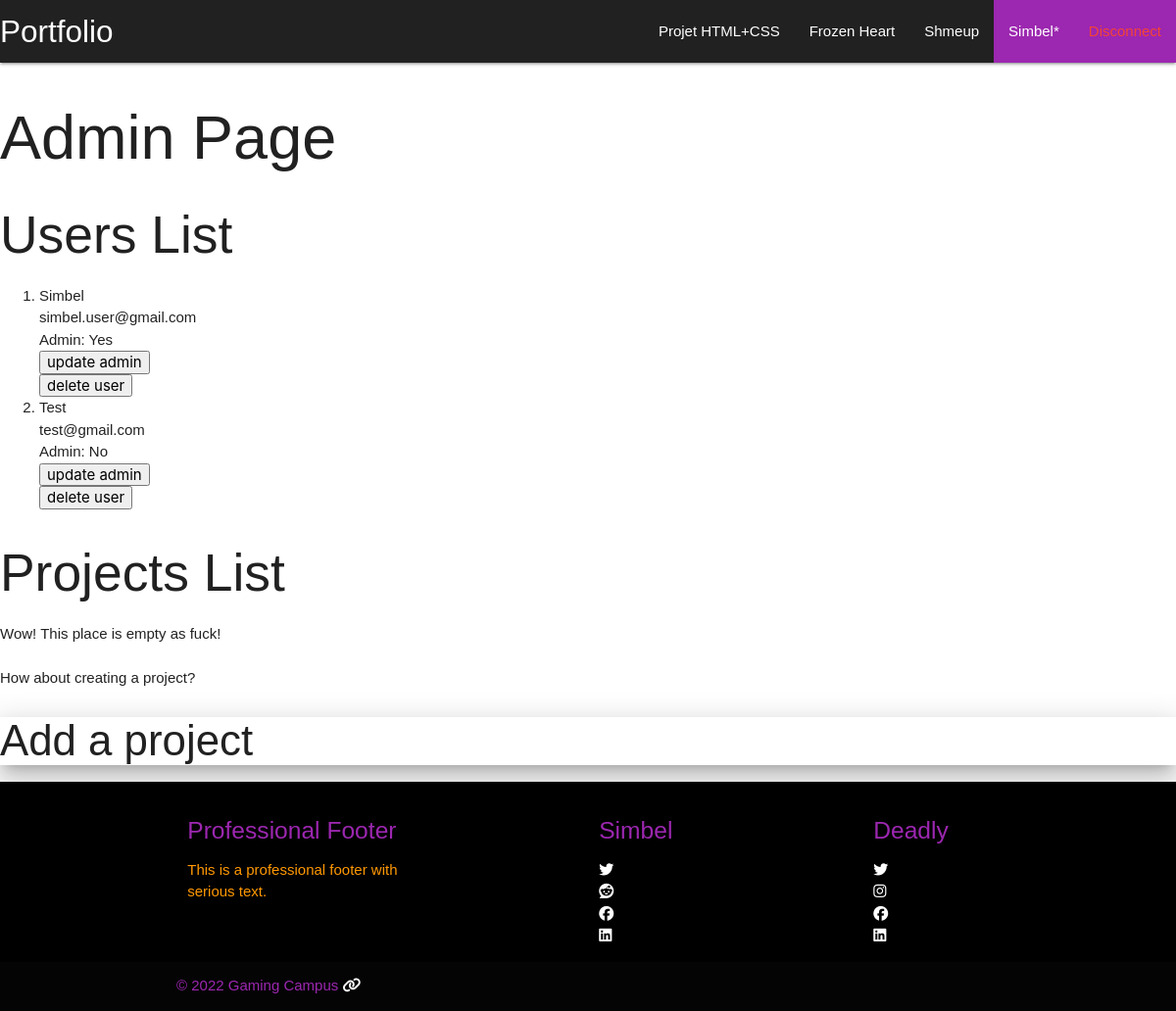
The page /admin.php (signed in) on the database as committed earlier.
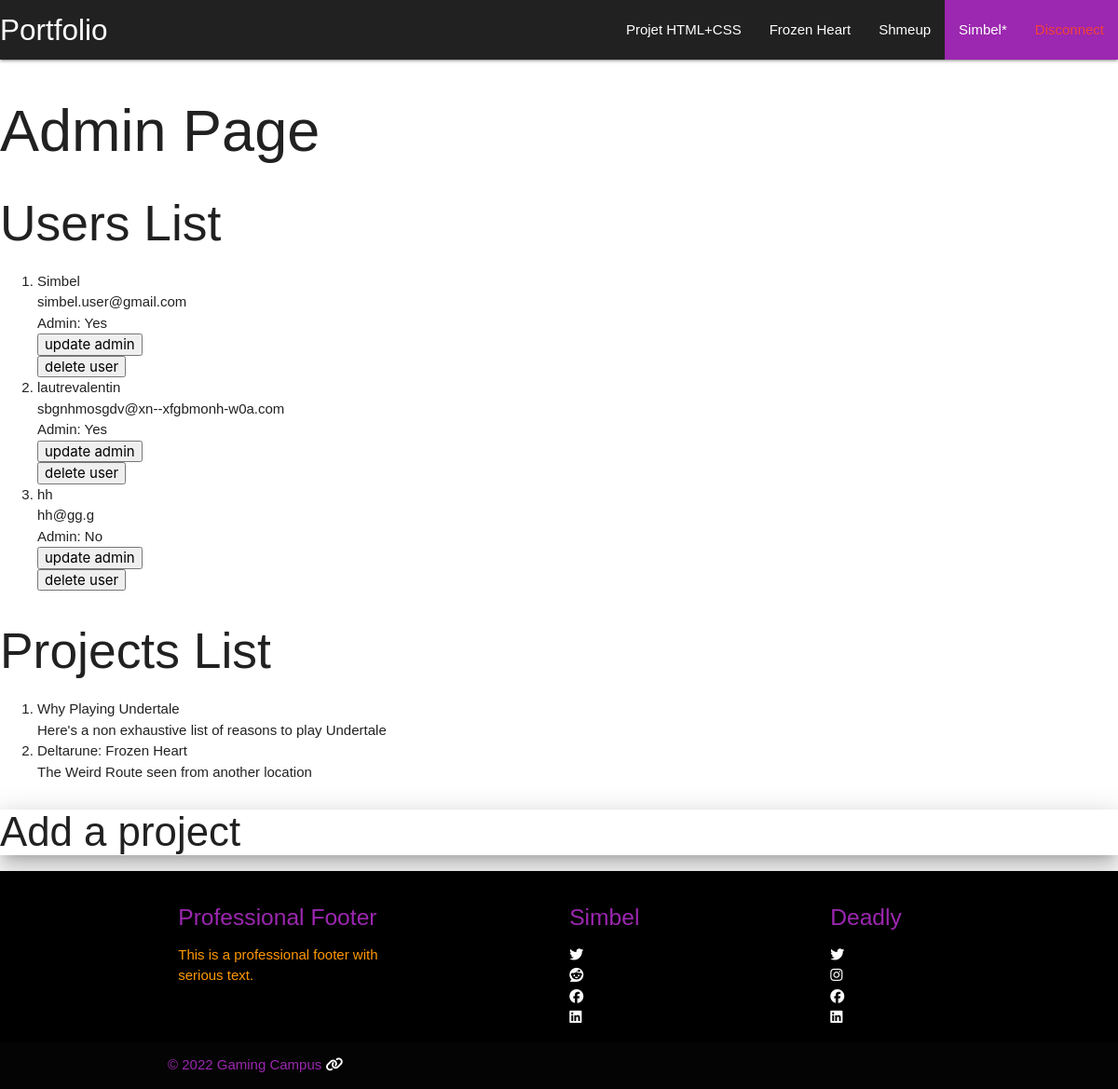
The same page on the database as committed later.
### tables this page shows
CREATE TABLE IF NOT EXISTS `users` (
  `id` int(11) NOT NULL AUTO_INCREMENT,
  `username` varchar(20) NOT NULL,
  `email` varchar(40) NOT NULL,
  `password` varchar(80) NOT NULL,
  `is_admin` tinyint(1) NOT NULL DEFAULT '0',
  PRIMARY KEY (`id`)
);

CREATE TABLE IF NOT EXISTS `projects` (
  `id` int(11) NOT NULL,
  `para_img` varchar(30) NOT NULL DEFAULT 'img/placeholder.png',
  `h1` varchar(30) NOT NULL,
  `h2` varchar(60) NOT NULL,
  `description` text NOT NULL,
  `description_img` varchar(40) NOT NULL,
  `tab_type` varchar(40) NOT NULL,
  `tab_genre` varchar(40) NOT NULL,
  `tab_lang` varchar(40) NOT NULL,
  `tab_engine` varchar(40) NOT NULL,
  `tab_status` varchar(40) NOT NULL,
  `tab_windows` tinyint(1) NOT NULL DEFAULT '0',
  `tab_mac` tinyint(1) NOT NULL DEFAULT '0',
  `tab_linux` tinyint(1) NOT NULL DEFAULT '0',
  `tab_html5` tinyint(1) NOT NULL DEFAULT '0',
  `tab_android` tinyint(1) NOT NULL DEFAULT '0',
  `showcase_img1` varchar(40) NOT NULL,
  `showcase_img2` varchar(40) NOT NULL,
  `showcase_img3` varchar(40) NOT NULL,
  `showcase_img4` varchar(40) NOT NULL,
  `showcase_img5` varchar(40) NOT NULL,
  `download1` varchar(100) NOT NULL,
  `download_text1` varchar(10) NOT NULL,
  `download2` varchar(100) NOT NULL,
  `download_text2` varchar(10) NOT NULL,
  `download3` varchar(100) NOT NULL,
  `download_text3` varchar(10) NOT NULL,
  `easter_egg_id` int(11) NOT NULL
);

### admin.php (the view, shortened to what this page needs)
<!DOCTYPE html>
<html lang="EN">
    <head>
        <link type="text/css" rel="stylesheet" href="css/materialize.css">
        <link type="text/css" rel="stylesheet" href="css/style.css">
    </head>
    <body>
        <?php
            require_once "php/requires/config.php";
            require_once "php/requires/nav.php";
        ?>
        <h1>Admin Page</h1>
        <h2>Users List</h2>
        <?php
        $sql = "SELECT * FROM users";
        $pre = $pdo->prepare($sql);
        $pre->execute();
        $data = $pre->fetchAll(PDO::FETCH_ASSOC); ?>
        <ol>
            <?php
            foreach($data as $user){ ?>
                <li><?php echo $user['username'] ?><br>
                <span class="email"><?php echo $user['email'] ?></span><br>
                Admin: <?php echo $user["is_admin"]==1?"Yes":"No" ?></li>
                <form method="post" action="php/actions/updateAdmin.php">
                    <input type='submit' value='update admin' />
                </form>
                <form method="post" action="php/actions/deleteUser.php">
                    <input type='submit' value='delete user' />
                </form>
            <?php } ?>
        </ol>
        <h2>Projects List</h2>
        <?php
        $sql = "SELECT * FROM projects";
        $pre = $pdo->prepare($sql);
        $pre->execute();
        $data = $pre->fetchAll(PDO::FETCH_ASSOC) ?>
        <?php if (empty($data)): ?>
            <p>Wow! This place is empty as fuck!<br><br>How about creating a project?</p>
        <?php else: ?>
            <ol>
                <?php
                foreach($data as $project){ ?>
                    <li><?php echo $project['h1'] ?><br>
                    <span class="email"><?php echo $project['h2'] ?></span></li>
                <?php } ?>
            </ol>
        <?php endif; ?>
        <div class="z-depth-4">
            <h3>Add a project</h3>
        </div>
        <?php require_once "php/requires/footer.php" ?>
    </body>
</html>

### php/requires/nav.php (shortened to what this page needs)
<nav>
    <div class="nav-wrapper grey darken-4">
        <a class="brand-logo left hide-on-med-and-down">Portfolio</a>
        <ul id="nav-mobile" class="right hide-on-med-and-down">
            <li><a href="projects/why-play-undertale.html">Projet HTML+CSS</a></li>
            <li><a href="projects/frozen-heart.html">Frozen Heart</a></li>
            <li><a href="projects/shmeup.html">Shmeup</a></li>
            <?php if (isset($_SESSION["user"])==1): ?>
                <?php if ($_SESSION["user"]["is_admin"]==1): ?>
                    <li class="purple"><a href="admin.php"><?php echo $_SESSION["user"]["username"]."*" ?></a></li>
                <?php else: ?>
                    <li class="purple"><a href="login.php"><?php echo $_SESSION["user"]["username"] ?></a></li>
                <?php endif ?>
                <li class="purple"><a class="red-text" href="php/actions/disconnect.php">Disconnect</a></li>
            <?php else: ?>
                <li class="purple"><a href="login.php">Sign Up/Login</a></li>
            <?php endif ?>
        </ul>
    </div>
</nav>

### php/requires/footer.php
<footer class="page-footer black">
    <div class="container">
        <div class="row">
            <div class="col l4 s12 orange-text">
                <p class="purple-text bigger">Professional Footer</p>
                <p class="footer-easter">This is a professional footer with serious text.</p>
            </div>
            <div class="col l2 offset-l2 s12">
                <p class="purple-text bigger">Simbel</p>
                <ul>
                    <li><a class="white-text" href="https://www.youtube.com/watch?v=7TD0rTKcmWQ"><i
                                class="fa-brands fa-twitter"></i></a></li>
                    <li><a class="white-text" href="https://www.youtube.com/watch?v=7TD0rTKcmWQ"><i
                                class="fa-brands fa-reddit"></i></a></li>
                    <li><a class="white-text" href="https://www.youtube.com/watch?v=7TD0rTKcmWQ"><i
                                class="fa-brands fa-facebook"></i></a></li>
                    <li><a class="white-text" href="https://www.youtube.com/watch?v=7TD0rTKcmWQ"><i
                                class="fa-brands fa-linkedin"></i></a></li>
                </ul>
            </div>
            <div class="col l2 offset-l2 s12">
                <p class="purple-text bigger">Deadly</p>
                <ul>
                    <li><a class="white-text" href="https://www.youtube.com/watch?v=7TD0rTKcmWQ"><i
                                class="fa-brands fa-twitter"></i></a></li>
                    <li><a class="white-text" href="https://www.youtube.com/watch?v=7TD0rTKcmWQ"><i
                                class="fa-brands fa-instagram"></i></a></li>
                    <li><a class="white-text" href="https://www.youtube.com/watch?v=7TD0rTKcmWQ"><i
                                class="fa-brands fa-facebook"></i></a></li>
                    <li><a class="white-text" href="https://www.youtube.com/watch?v=7TD0rTKcmWQ"><i
                                class="fa-brands fa-linkedin"></i></a></li>
                </ul>
            </div>
        </div>
    </div>
    <div class="footer-copyright">
        <div class="container">
            <span class="purple-text">© 2022 Gaming Campus</span>
            <a class='white-text'
                href='https://gamingcampus.fr/?utm_term=gaming%20campus&utm_campaign=Gaming+Campus+-+Marque&utm_source=adwords&utm_medium=ppc&hsa_acc=5656227748&hsa_cam=11532002367&hsa_grp=118137353731&hsa_ad=483696679366&hsa_src=g&hsa_tgt=kwd-423735683440&hsa_kw=gaming%20campus&hsa_mt=e&hsa_net=adwords&hsa_ver=3&gclid=Cj0KCQjw48OaBhDWARIsAMd966DFWlqTIXOURakWuZW0UHO8Yav7JR7Avvwrok1ZCtzEWXvwaswAcocaAlp3EALw_wcB'><i
                    class="fa-sharp fa-solid fa-link"></i></a>
        </div>
    </div>
</footer>

### css/style.css (style rules this page uses)
* { scroll-behavior: smooth; font-family: "Montserrat","Montserrat-fallback",Arial,sans-serif }
.bigger { font-size: 1.64rem; line-height: 110%; margin: 1.0933333333rem 0 0.656rem 0; }

Rows that differ between the two databases and show on the page:
removed users: username "Test", email "test@gmail.com", is_admin "No"
added users: username "lautrevalentin", email "sbgnhmosgdv@xn--xfgbmonh-w0a.com", is_admin "Yes"
added users: username "hh", email "hh@gg.g", is_admin "No"
added projects: h1 "Why Playing Undertale", h2 "Here's a non exhaustive list of reasons to play Undertale"
added projects: h1 "Deltarune: Frozen Heart", h2 "The Weird Route seen from another location"
Other text that changed with them:
text no longer shown: "Wow! This place is empty as fuck! How about creating a project?"
